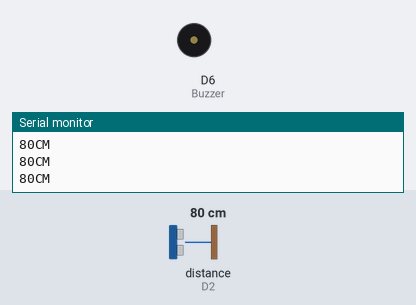
Simulated run of this sketch. Board: ESP8266 (NodeMCU). Parts: buzzer (waves = sounding, pin HIGH), the last lines printed to the serial monitor. Wiring (inferred from the names in the program): ultrasonic range finder: trigger D1; echo D2. Inputs (shaded band) come from the test bench; at power-on: distance to the obstacle (sensor on D2) 80 cm. The echo pulse lasts 58.3 µs per cm; pins used as bus, display or sensor lines are not drawn.

Above: at 1.2 s.
1.3 s: distance to the obstacle (sensor on D2) set to 32 cm
2.8 s: distance to the obstacle (sensor on D2) set to 28 cm
At 3.1 s:
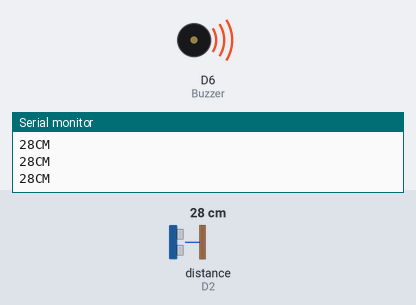
4.3 s: distance to the obstacle (sensor on D2) set to 35 cm
At 5.4 s:
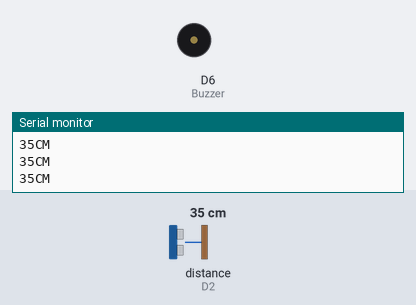
5.8 s: distance to the obstacle (sensor on D2) set to 2 cm
At 6.6 s:
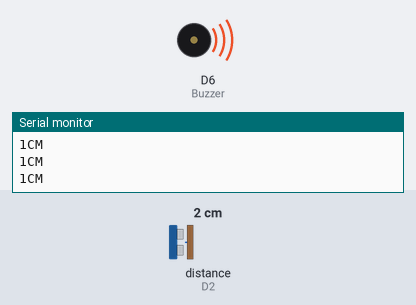
Timing chart, 0 to 8.3 s (numbered marks = the images above; inputs shaded):
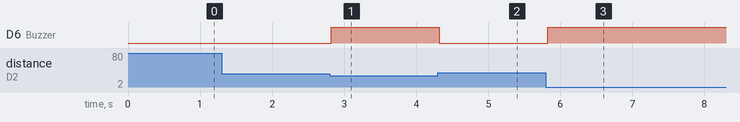

The sketch:

07_Social_Distance_Alarm_System.ino
```cpp
int trigPin = D1;
int echoPin = D2;
int Buzzer = D6;


void setup()
{
  Serial.begin(9600);
  pinMode(Buzzer, OUTPUT);
  pinMode(trigPin, OUTPUT);
  pinMode(echoPin, INPUT);
}

void loop() {
  long duration, distance;
  digitalWrite(trigPin,HIGH);
  delayMicroseconds(1000);
  digitalWrite(trigPin, LOW);
  duration=pulseIn(echoPin, HIGH);
  distance =(duration/2)/29.1;
  delay(10);

  Serial.print(distance);
  Serial.println("CM");

  if(distance <= 30)
    digitalWrite(Buzzer, HIGH);
  else
    digitalWrite(Buzzer, LOW);
}
```

Measured:
- the behaviour switches between 31 and 30 cm on distance to the obstacle (sensor on D2) (found by bisection; images 0 and 1)
- after the input at 2.8 s, D6 (Buzzer): LOW → HIGH at once
- after the input at 4.3 s, D6 (Buzzer): HIGH → LOW at once
- after the input at 5.8 s, D6 (Buzzer): LOW → HIGH at once
